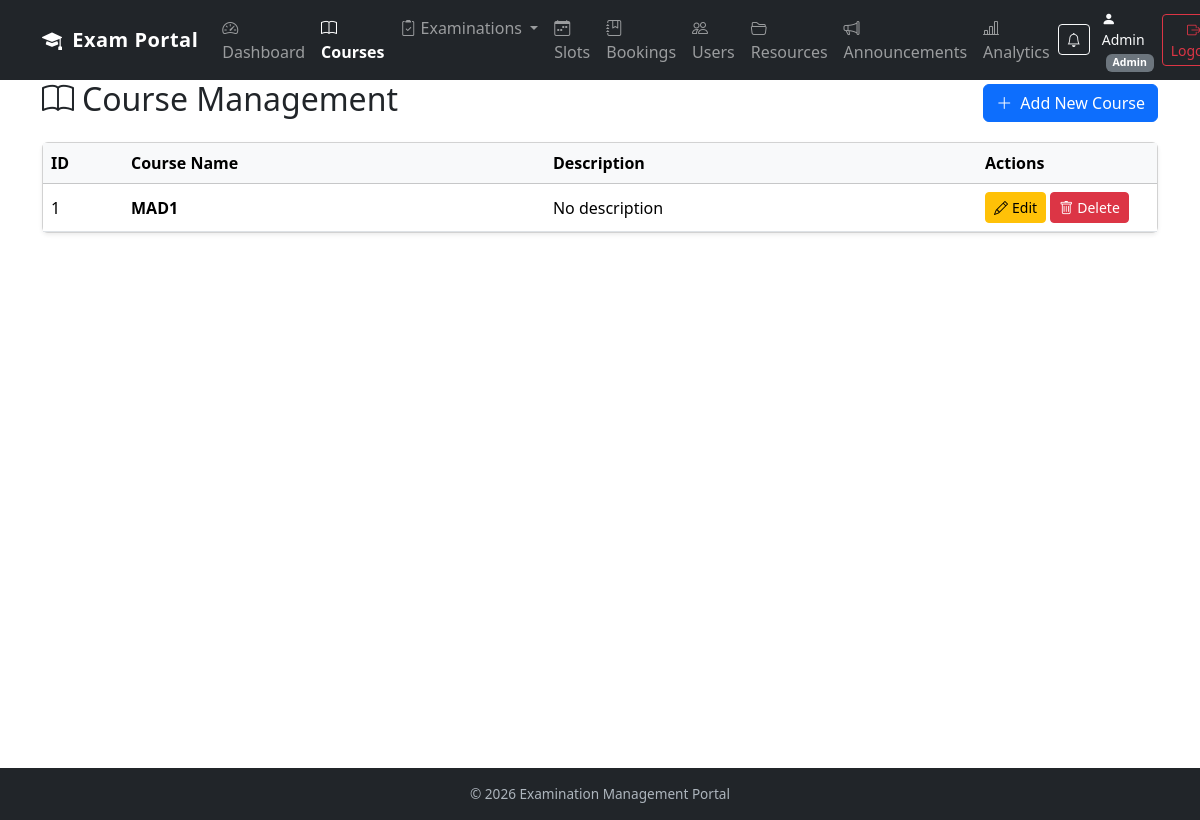
The app's page /courses (signed in), older data.
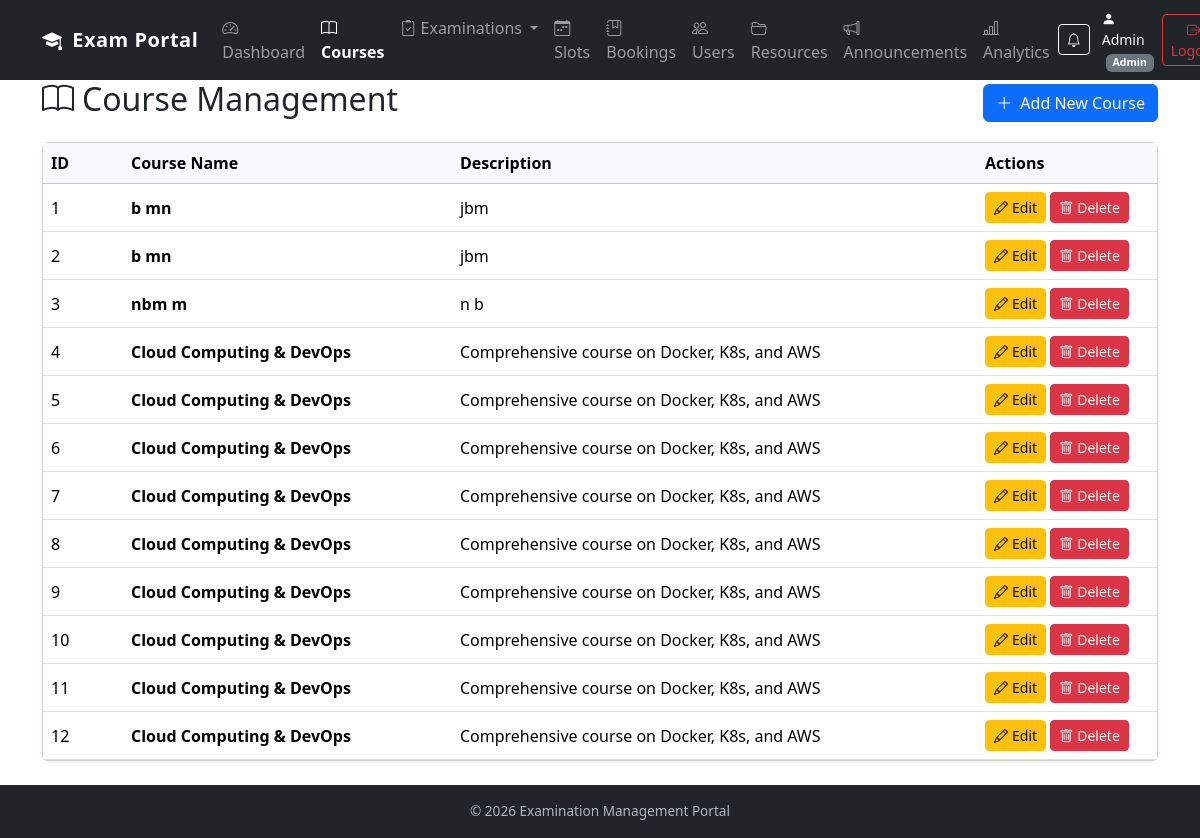
The same page, newer data.
### models.py (models this page shows, shortened)
class Course(db.Model):
    id = db.Column(db.Integer, primary_key=True)
    name = db.Column(db.String(100), nullable=False)
    description = db.Column(db.String(500))

### app.py (the view)
@app.route("/courses")
@role_required("Admin")
def courses():
    all_courses = Course.query.all()
    return render_template("courses.html", courses=all_courses)

### app.py (called while the page is built)
def role_required(required_role):
    def decorator(function):
        @wraps(function)
        def wrapper(*args, **kwargs):
            if "user_id" not in session:
                return redirect(url_for("login"))
            user = User.query.get(session["user_id"])
            if not user.is_active:
                session.clear()
                return redirect(url_for("login"))
            if user is None:
                session.clear()
                return redirect(url_for("login"))
            if user.role != required_role:
                abort(403)
            if user.role == "Examiner" and not user.is_approved:
                session.clear()
                return redirect(url_for("login"))
            return function(*args, **kwargs)
        return wrapper
    return decorator

@app.context_processor
def inject_global_data():
    unread_count = 0
    if "user_id" in session:
        unread_count = Notification.query.filter_by(
            user_id=session["user_id"],
            is_read=False
        ).count()
    return {"unread_notifications_count": unread_count}

### templates/courses.html (shortened to what this page needs)
{% extends "base.html" %}
{% block content %}
<div class="container mt-4">
    <div class="d-flex justify-content-between align-items-center mb-3">
        <h2><i class="bi bi-book me-2"></i>Course Management</h2>
        <a href="{{ url_for('add_course') }}" class="btn btn-primary">
            <i class="bi bi-plus-lg me-1"></i> Add New Course
        </a>
    </div>
    <div class="card shadow-sm">
        <div class="card-body p-0">
            <div class="table-responsive">
                <table class="table table-hover align-middle mb-0">
                    <thead class="table-light">
                        <tr>
                            <th style="width: 80px;">ID</th>
                            <th>Course Name</th>
                            <th>Description</th>
                            <th style="width: 180px;">Actions</th>
                        </tr>
                    </thead>
                    <tbody>
                        {% for course in courses %}
                        <tr>
                            <td>{{ course.id }}</td>
                            <td class="fw-semibold">{{ course.name }}</td>
                            <td>{{ course.description or "No description" }}</td>
                            <td>
                                <a href="{{ url_for('edit_course', course_id=course.id) }}"
                                   class="btn btn-warning btn-sm">
                                    <i class="bi bi-pencil me-1"></i>Edit
                                </a>
                                <form action="{{ url_for('delete_course', course_id=course.id) }}"
                                      method="POST" style="display:inline;"
                                      onsubmit="return confirm('Are you sure you want to delete this course?');">
                                    <button type="submit" class="btn btn-danger btn-sm">
                                        <i class="bi bi-trash me-1"></i>Delete
                                    </button>
                                </form>
                            </td>
                        </tr>
                        {% endfor %}
                    </tbody>
                </table>
            </div>
        </div>
    </div>
</div>
{% endblock %}

Row changes from the older to the newer data that the page shows:
changed Course id 1: name "MAD1" → "b mn"; description "No description" → "jbm"
added Course: id "2", name "b mn", description "jbm"
added Course: id "3", name "nbm m", description "n b"
added Course: id "4", name "Cloud Computing & DevOps", description "Comprehensive course on Docker, K8s, and AWS"
added Course: id "5", name "Cloud Computing & DevOps", description "Comprehensive course on Docker, K8s, and AWS"
added Course: id "6", name "Cloud Computing & DevOps", description "Comprehensive course on Docker, K8s, and AWS"
added Course: id "7", name "Cloud Computing & DevOps", description "Comprehensive course on Docker, K8s, and AWS"
added Course: id "8", name "Cloud Computing & DevOps", description "Comprehensive course on Docker, K8s, and AWS"
added Course: id "9", name "Cloud Computing & DevOps", description "Comprehensive course on Docker, K8s, and AWS"
added Course: id "10", name "Cloud Computing & DevOps", description "Comprehensive course on Docker, K8s, and AWS"
added Course: id "11", name "Cloud Computing & DevOps", description "Comprehensive course on Docker, K8s, and AWS"
added Course: id "12", name "Cloud Computing & DevOps", description "Comprehensive course on Docker, K8s, and AWS"
